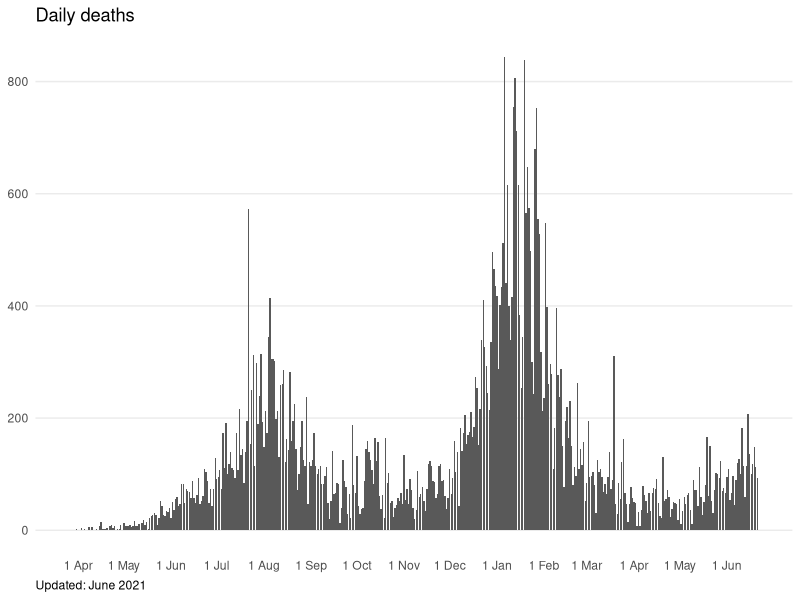
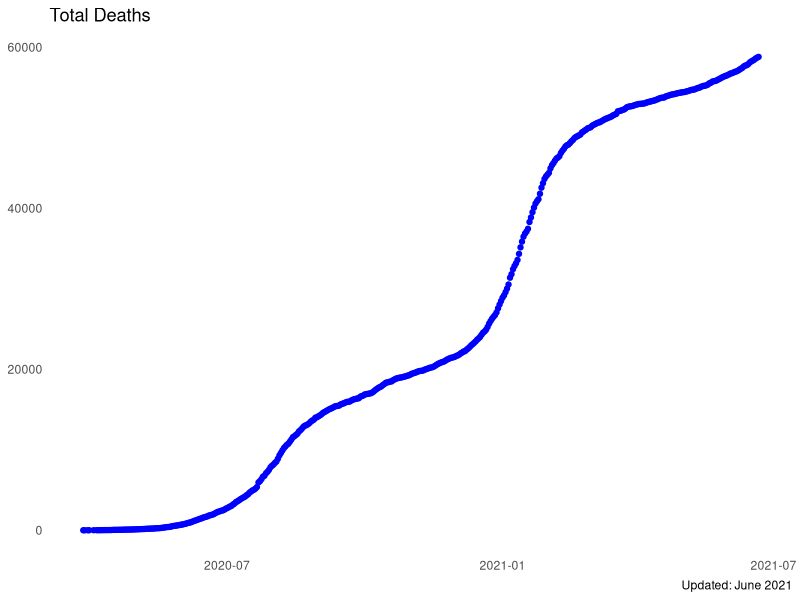
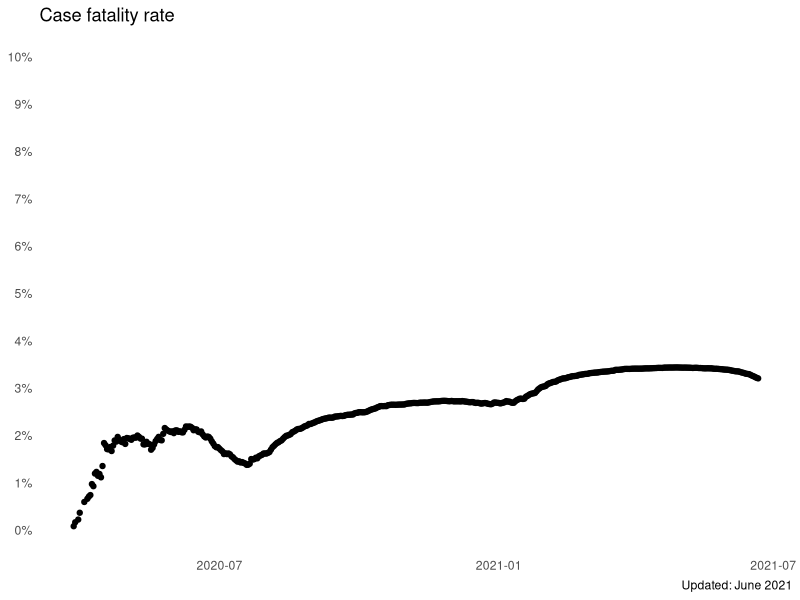
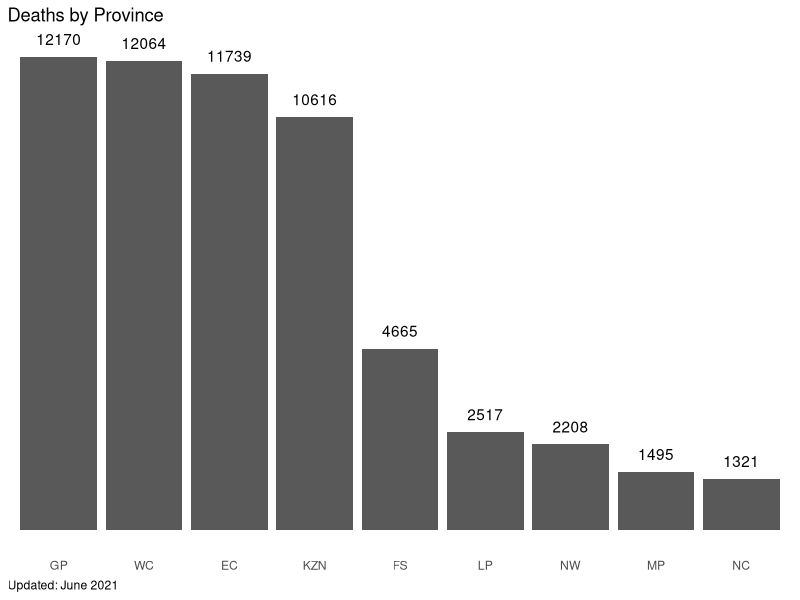
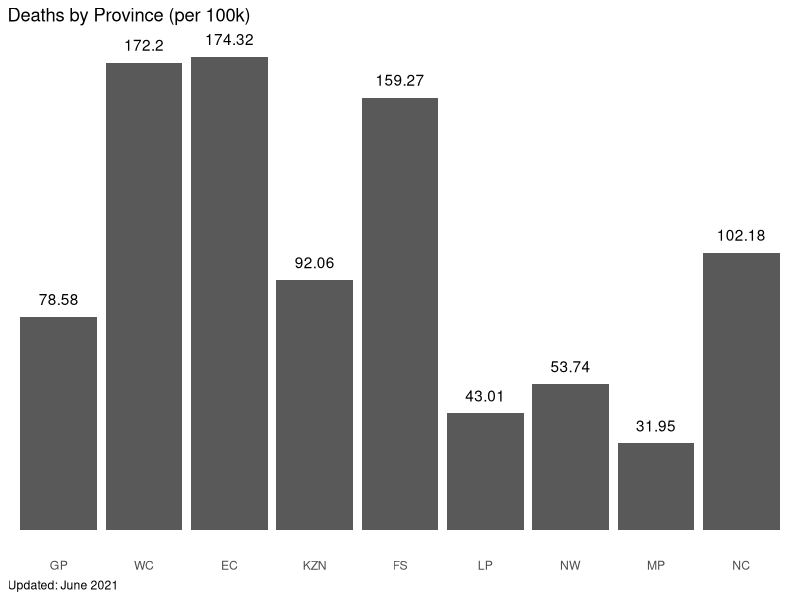

Write R code to recreate these figures, in order.
## ---- chunk 1
library(tidyverse)
library(lubridate)
## ---- chunk 2
data <- read.csv("data/covid19za_provincial_cumulative_timeline_deaths.csv")
head(data)
## ---- chunk 3
deaths <- data %>% pivot_longer(c('EC', 'FS', 'GP', 'KZN', 'LP', 'MP', 'NC', 'NW', 'WC', 'UNKNOWN'), names_to = "province", values_to = "deaths")
deaths <- deaths %>% 
  select(date, province, deaths, total)  %>% 
  filter(province != 'UNKNOWN') %>% 
  mutate(date = dmy(date))

head(deaths)
## ---- chunk 4
deaths_summary <- data %>%
  mutate(date = dmy(date)) %>%
  mutate(daily_deaths=total-lag(total,default=0)) %>%
  mutate(total_deaths = total) %>%
  select(date, daily_deaths, total_deaths)
## ---- chunk 5
ticks <- seq(as.Date("2020-04-01"), by="month", len=15)
## ---- chunk 6
ggplot(deaths_summary, aes(date, daily_deaths)) + 
  geom_col() +
  scale_x_date(breaks = ticks, labels = paste("1", month(ticks, label = TRUE)), minor_breaks = NULL) + 
  scale_y_continuous(minor_breaks = NULL) +
  labs(title= "Daily deaths",
       caption = "Updated: June 2021",
       x = NULL,
       y = NULL) +
  theme_minimal() +
  theme(plot.caption = element_text(hjust = 0),
        panel.grid.major.x = element_blank())

## ---- chunk 7
# total confirmed cases in SA
cases <- read.csv("data/covid19za_provincial_cumulative_timeline_confirmed.csv")
cases <- cases %>%
  mutate(date = dmy(date)) %>%
  mutate(total_confirmed_cases = total) %>%
  select(date, total_confirmed_cases)
head(cases)

## ---- chunk 8
# add confirmed cases and fatality rate to deaths df 
deaths_summary <- deaths_summary %>%
  left_join(cases, by="date") %>%
  mutate(fatality_rate = 100*(total_deaths / total_confirmed_cases))

head(deaths_summary)

## ---- chunk 9
# plot total deaths
p1 <- ggplot() + 
  geom_point(data=deaths_summary, aes(date, total_deaths), color="blue") +
  labs(title= "Total Deaths",
       caption = "Updated: June 2021",
       x = NULL,
       y = NULL) +
  theme_minimal() +  
  theme(panel.grid.minor = element_blank(), 
  panel.grid.major = element_blank())

p1
## ---- chunk 10
# plot fatality rate
p2 <- ggplot(data=deaths_summary, aes(date, fatality_rate)) + 
  geom_point() +
  labs(title= "Case fatality rate",
       caption = "Updated: June 2021",
       x = NULL,
       y = NULL) +
  scale_y_continuous(breaks = seq(0, 10, by = 1), limits = c(0, 10), labels = function(x) paste0(x, '%')) +
  theme_minimal() +  
  theme(panel.grid.minor = element_blank(), 
  panel.grid.major = element_blank())

p2
## ---- chunk 11
# overlay death and cfr plots

# adapted from https://drawar.github.io/posts/dual-y-axis-ggplot2/

# Get the plot grobs
g1 <- ggplotGrob(p1)
g2 <- ggplotGrob(p2)

# Get the locations of the plot panels in g1.
pp <- c(subset(g1$layout, name == "panel", se = t:r))

library(gtable)
library(grid)
# Overlap panel for second plot on that of the first plot
g1 <- gtable_add_grob(g1, g2$grobs[[which(g2$layout$name == "panel")]], pp$t, pp$l, pp$b, pp$l)

# ggplot contains many labels that are themselves complex grob; 
# usually a text grob surrounded by margins.
# When moving the grobs from, say, the left to the right of a plot,
# make sure the margins and the justifications are swapped around.
# The function below does the swapping.
# Taken from the cowplot package:
# https://github.com/wilkelab/cowplot/blob/master/R/switch_axis.R 
hinvert_title_grob <- function(grob){

# Swap the widths
widths <- grob$widths
grob$widths[1] <- widths[3]
grob$widths[3] <- widths[1]
grob$vp[[1]]$layout$widths[1] <- widths[3]
grob$vp[[1]]$layout$widths[3] <- widths[1]

# Fix the justification
grob$children[[1]]$hjust <- 1 - grob$children[[1]]$hjust 
grob$children[[1]]$vjust <- 1 - grob$children[[1]]$vjust 
grob$children[[1]]$x <- unit(1, "npc") - grob$children[[1]]$x
grob
}

# Get the y axis from g2 (axis line, tick marks, and tick mark labels)
index <- which(g2$layout$name == "axis-l")  # Which grob
yaxis <- g2$grobs[[index]]                  # Extract the grob

# yaxis is a complex of grobs containing the axis line, the tick marks, and the tick mark labels.
# The relevant grobs are contained in axis$children:
#   axis$children[[1]] contains the axis line;
#   axis$children[[2]] contains the tick marks and tick mark labels.

# Second, swap tick marks and tick mark labels
ticks <- yaxis$children[[2]]
ticks$widths <- rev(ticks$widths)
ticks$grobs <- rev(ticks$grobs)

# Third, move the tick marks
# Tick mark lengths can change. 
# A function to get the original tick mark length
# Taken from the cowplot package:
# https://github.com/wilkelab/cowplot/blob/master/R/switch_axis.R 
plot_theme <- function(p) {
plyr::defaults(p$theme, theme_get())
}

tml <- plot_theme(p1)$axis.ticks.length   # Tick mark length
#ticks$grobs[[1]]$x <- ticks$grobs[[1]]$x - unit(1, "npc") + tml

# Fourth, swap margins and fix justifications for the tick mark labels
ticks$grobs[[2]] <- hinvert_title_grob(ticks$grobs[[2]])

# Fifth, put ticks back into yaxis
yaxis$children[[2]] <- ticks

# Put the transformed yaxis on the right side of g1
g1 <- gtable_add_cols(g1, g2$widths[g2$layout[index, ]$l], pp$r)
g1 <- gtable_add_grob(g1, yaxis, pp$t, pp$r + 1, pp$b, pp$r + 1, clip = "off", name = "axis-r")

# Labels grob
left = textGrob("Total deaths", x = 0, y = 0.9, just = c("left", "top"), gp = gpar(fontsize = 14, col =  "blue"))
right =  textGrob("Fatality rate", x = 1, y = 0.9, just = c("right", "top"), gp = gpar(fontsize = 14))
labs = gTree("Labs", children = gList(left, right))

# New row in the gtable for labels
height = unit(3, "grobheight", left)
g1 <- gtable_add_rows(g1, height, 2)  

# Put the label in the new row
g1 = gtable_add_grob(g1, labs, t=3, l=3, r=5)

# Turn off clipping in the plot panel
g1$layout[which(g1$layout$name == "panel"), ]$clip = "off"

# Print to PDF
ggsave("deaths_and_fatality.pdf", g1, width=5, height=5)
## ---- chunk 12
total_deaths <- tail(data, 1) %>% pivot_longer(c('EC', 'FS', 'GP', 'KZN', 'LP', 'MP', 'NC', 'NW', 'WC', 'UNKNOWN'), names_to = "province", values_to = "deaths")
total_deaths <- total_deaths %>% 
  select(date, province, deaths, total)  %>% 
  filter(province != 'UNKNOWN') %>% 
  mutate(date = dmy(date)) %>%
  arrange(desc(deaths))

total_deaths$province <- factor(total_deaths$province, levels = total_deaths$province)
total_deaths
## ---- chunk 13
ggplot(total_deaths, aes(province, deaths)) + 
  geom_col() +
  geom_text(aes(label = deaths), vjust = -1) +
  scale_x_discrete() +
  scale_y_continuous(labels = NULL, breaks = NULL) +
  labs(title= "Deaths by Province",
       caption = "Updated: June 2021",
       x = NULL,
       y = NULL) +
  theme_minimal() +
  theme(plot.caption = element_text(hjust = 0),
        panel.grid.major.x = element_blank())

## ---- chunk 14

total_deaths <- total_deaths %>%  
  mutate(code = province) %>%  # format so the column names are the same to be able to join the dataframes
  mutate(provincial_deaths = deaths) %>%
  select(!province) %>%
  select(!deaths)
total_deaths
## ---- chunk 15
province_population <- read.csv("data/province_population.csv")
province_population


total_deaths <- total_deaths %>%
  left_join(province_population, by = "code") # join dataframes so total_deaths includes province populations

total_deaths <- total_deaths %>%
  mutate(deaths_per_100k = round(100000 * provincial_deaths / population, digits=2)) %>% # add deaths per 100k
  arrange(desc(provincial_deaths))

total_deaths$province <- factor(total_deaths$province, levels = total_deaths$province)
total_deaths$code <- factor(total_deaths$code, levels = total_deaths$code)

total_deaths
## ---- chunk 16
ggplot(total_deaths, aes(code, deaths_per_100k)) + 
  geom_col() +
  geom_text(aes(label = deaths_per_100k), vjust = -1) +
  scale_x_discrete() +
  scale_y_continuous(labels = NULL, breaks = NULL) +
  labs(title= "Deaths by Province (per 100k)",
       caption = "Updated: June 2021",
       x = NULL,
       y = NULL) +
  theme_minimal() +
  theme(plot.caption = element_text(hjust = 0),
        panel.grid.major.x = element_blank())
